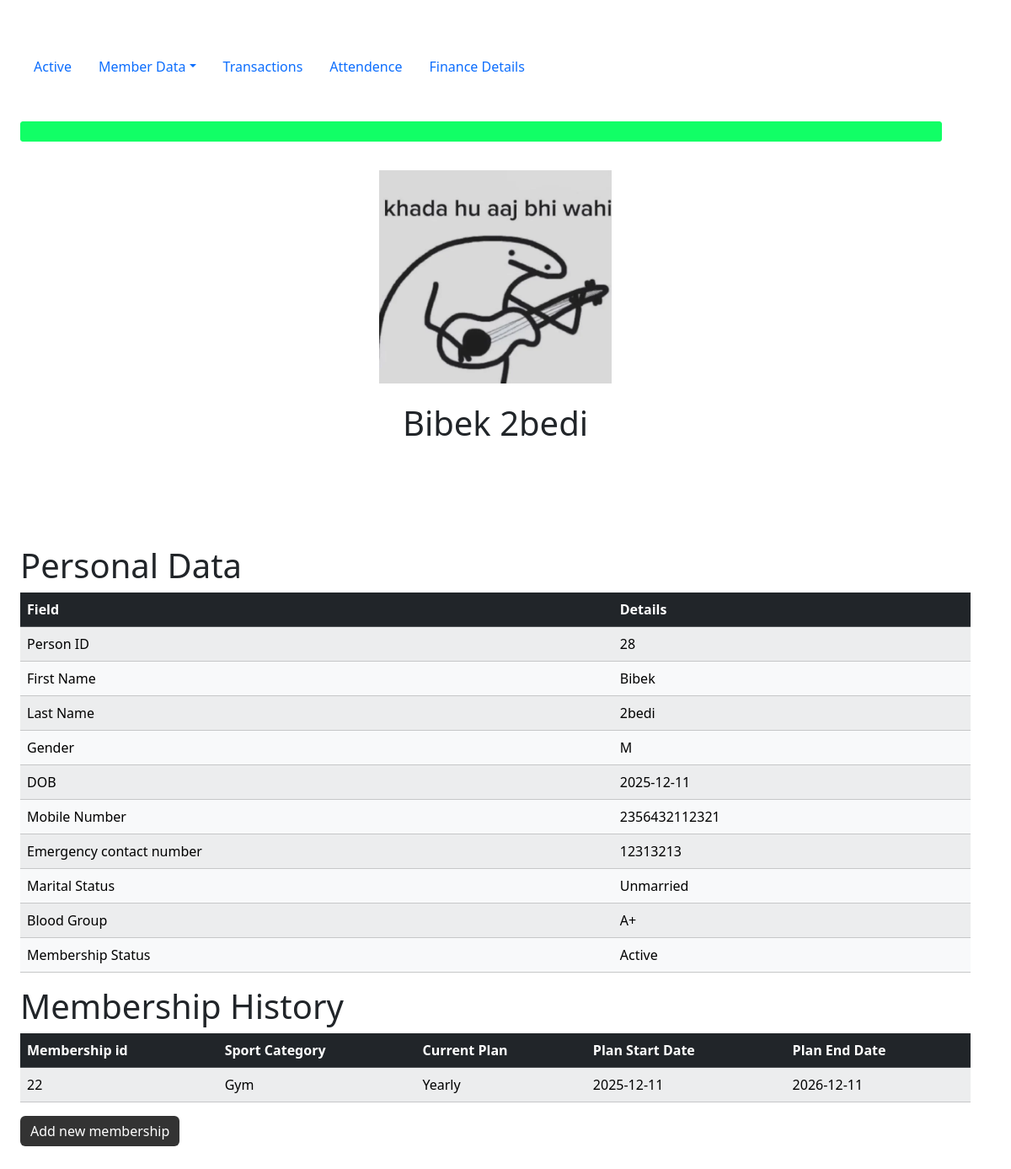
Page /fetch_data?member_id=28 on the committed database.
### tables this page shows
CREATE TABLE persons(
    person_id INTEGER, /*primary key for  member*/
    first_name TEXT,
    last_name TEXT,
    photo TEXT, /* passport size photo name, which will be stored in /static/uploads */
    gender VARCHAR(1),/* M or F or O (Male, Female, Other) */
    dob DATE,
    temporary_address TEXT,
    permanent_address TEXT,
    mobile_number TEXT,
    occupation TEXT,
    emergency_number TEXT,
    married INTEGER, /* 0 for unmarried 1 for married*/
    blood_group TEXT,
    PRIMARY KEY (person_id) /* Automatically increments the id for new record in the table */
);

CREATE TABLE memberships(
    membership_id INTEGER,
    sport_category TEXT,
    current_plan TEXT,
    plan_start_date DATE,
    plan_end_date DATE,
    member_id INTEGER,
    FOREIGN KEY (member_id) REFERENCES members(member_id)
    PRIMARY KEY(membership_id)
);

### app.py (the view)
@app.route("/fetch_data")
def fetch_data():
    id_in_url = request.args.get('member_id')
    details = db.execute("SELECT * FROM persons WHERE persons.person_id = ?", id_in_url)[0]
    ongoing_plans = db.execute("SELECT * FROM memberships WHERE member_id = ?", id_in_url)
    plan_ongoing = False
    if(len(ongoing_plans) != 0):
        plan_ongoing = True
    return render_template("fetch_data.html", current_page="member_data", details=details, plan_ongoing=plan_ongoing, ongoing_plans=ongoing_plans)

### templates/fetch_data.html (shortened to what this page needs)
{% extends "template.html" %}
{% block body %}
    <div class="container center">
        <br>
        <img src='static/uploads/{{details["photo"]}}' class="profile_photo"/>
    </div>
    <div class="center separate">
        <h1>{{details["first_name"]}} {{details["last_name"]}}</h1>
    </div>
    <h1>Personal Data</h1>
    <table class="table table-striped">
            <thead class="table-dark">
                <tr>
                        <th>Field</th>
                        <th>Details</th>
                </tr>
            </thead>
            <tbody class="table-light">
                    <tr>
                        <td>Person ID</td>
                        <td data-id="{{details['person_id']}}" id="fetched_person_id">{{details["person_id"]}}</td>
                    </tr>
                    <tr>
                        <td>First Name</td>
                        <td>{{details["first_name"]}}</td>
                    </tr>
                    <tr>
                        <td>Last Name</td>
                        <td>{{details["last_name"]}}</td>
                    </tr>
                    <tr>
                        <td>Gender</td>
                        <td>{{details["gender"]}}</td>
                    </tr>
                    <tr>
                        <td>DOB</td>
                        <td>{{details["dob"]}}</td>
                    </tr>
                     <tr>
                        <td>Mobile Number</td>
                        <td>{{details["mobile_number"]}}</td>
                    </tr>
                     <tr>
                        <td>Emergency contact number</td>
                        <td>{{details["emergency_number"]}}</td>
                    </tr>
                     <tr>
                        <td>Marital Status</td>
                        <td>
                            {% if details["married"] %}
                                Married
                            {% else %}
                                Unmarried
                            {% endif %}
                    </tr>
                     <tr>
                        <td>Blood Group</td>
                        <td>{{details["blood_group"]}}</td>
                    </tr>
                    <tr>
                        <td>Membership Status</td>
                        <td>{% if plan_ongoing %} Active {% else %} Inactive {% endif %}</td>
                    </tr>
            </tbody>
    </table>
    {% if plan_ongoing %}
        <h1>Membership History</h1>
        <div>
            <table class="table table-striped">
                <thead class="table-dark">
                    <th>Membership id</th>
                    <th>Sport Category</th>
                    <th>Current Plan</th>
                    <th>Plan Start Date</th>
                    <th>Plan End Date</th>
                </thead>
                <tbody class="table-light" id="membership_list_table">
                    {% for plan in ongoing_plans %}
                    <tr>
                        <td>{{plan.membership_id}}</td>
                        <td>{{plan.sport_category}}</td>
                        <td>{{plan.current_plan}}</td>
                        <td>{{plan.plan_start_date}}</td>
                        <td>{{plan.plan_end_date}}</td>
                    </tr>
                    {% endfor %}
                </tbody>
            </table>
        </div>
    {% endif %}
    <button id="membership_renewer" class="black-button btn btn-primary mb-3 d-flex align-items-center gap-3">Add new membership</button>
{% endblock %}

### static/main.css (style rules this page uses)
body { padding: 1%; }
body { margin: 2% 3% 4% 1%; }
.profile_photo { height: 25%; width: 25%; }
.center { display: flex; align-items: center; justify-content: center; }
.separate { margin-top: 2%; margin-bottom: 10%; }
.black-button { background: #333; border: #333; }

### rows in the picture
persons: photo (picture), first_name "Bibek", last_name "2bedi", person_id "28", gender "M", dob "2025-12-11", mobile_number "2356432112321", emergency_number "12313213", blood_group "A+"
memberships: membership_id "22", sport_category "Gym", current_plan "Yearly", plan_start_date "2025-12-11", plan_end_date "2026-12-11"
